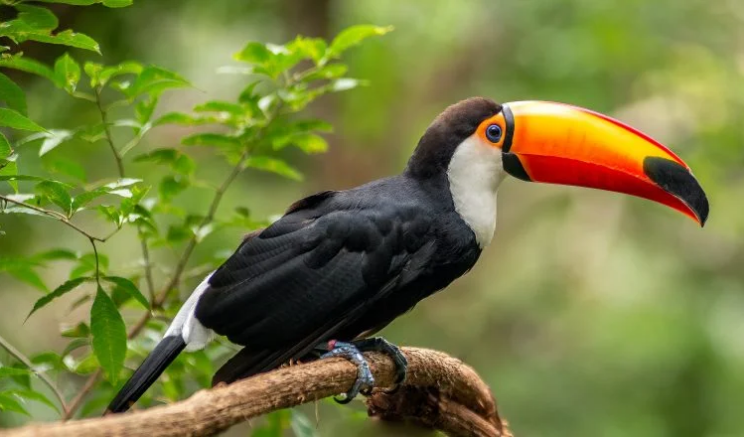
#> input picture src/equalizacao_histogramas/assets/passaro.png, 744 x 437 px
$ python especificacao_direta.py
#> lines starting #> are read from the running program, lines starting #| are printed output that depends on the picture
from PIL import Image
import numpy as np
import matplotlib.pyplot as plt

def especificacao_histograma(imagem, histograma_alvo):
    # Converte a imagem Pillow para um array NumPy
    imagem_array_np = np.array(imagem)

    # Calcula o histograma da imagem de entrada
    histograma = np.histogram(imagem_array_np.flatten(), 256, [0, 256])[0]

    # Calcula a função de distribuição acumulativa (CDF) do histograma de entrada
    cdf = histograma.cumsum()

    # Normaliza a CDF para estar no intervalo [0, 1]
    cdf_normalizado = cdf / cdf.max()

    # Calcula a CDF do histograma alvo e o normaliza.
    cdf_alvo = histograma_alvo.cumsum()
    cdf_alvo_normalizado = cdf_alvo / cdf_alvo.max()

    # Mapeia os valores de intensidade de pixel usando a CDF
    valores_mapeados = np.interp(cdf_normalizado, cdf_alvo_normalizado, range(256))

    # Aplica a transformação aos pixels da imagem
    imagem_equalizada = np.interp(imagem_array_np.flatten(), range(256), valores_mapeados)

    # Remodela a imagem equalizada de volta ao formato original
    imagem_equalizada = imagem_equalizada.reshape(imagem_array_np.shape)

    # Converte o array NumPy de volta para uma imagem Pillow
    imagem_equalizada_pil = Image.fromarray(imagem_equalizada.astype(np.uint8))

    return imagem_equalizada_pil

# Carrega a imagem de entrada usando a Pillow e o converte para cinza.
imagem_entrada = Image.open('assets/passaro.png').convert('L')
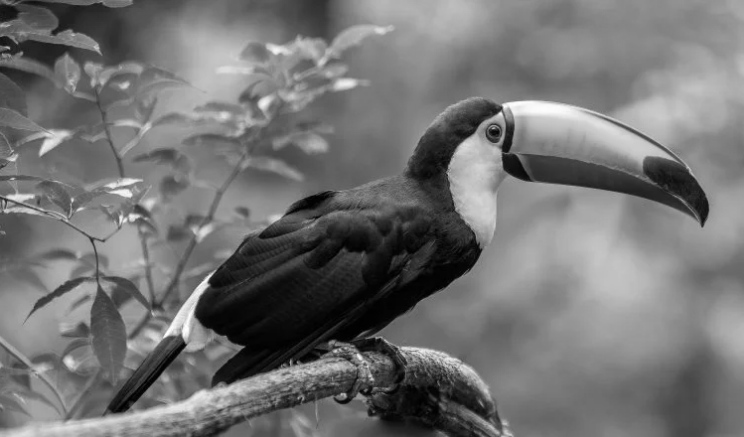
#> imagem_entrada: PIL image 744x437 L; min 0, max 254, mean 114.7

# Define o histograma alvo desejado (pode ser obtido de outra imagem)
imagem_alvo = Image.open('assets/cidade.jpg').convert('L')
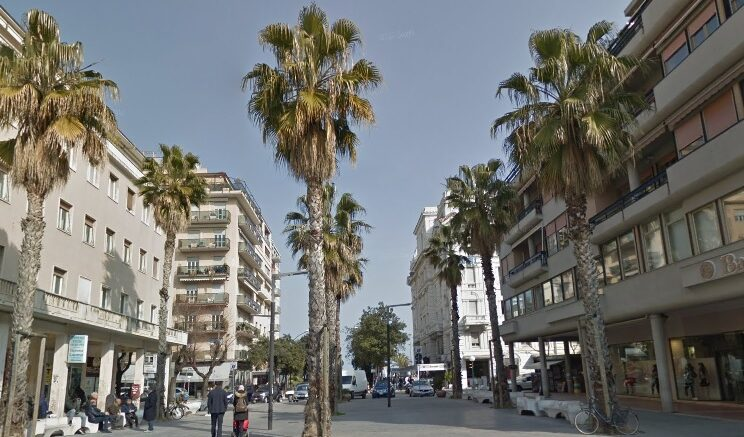
#> input picture src/equalizacao_histogramas/assets/cidade.jpg, 744 x 437 px
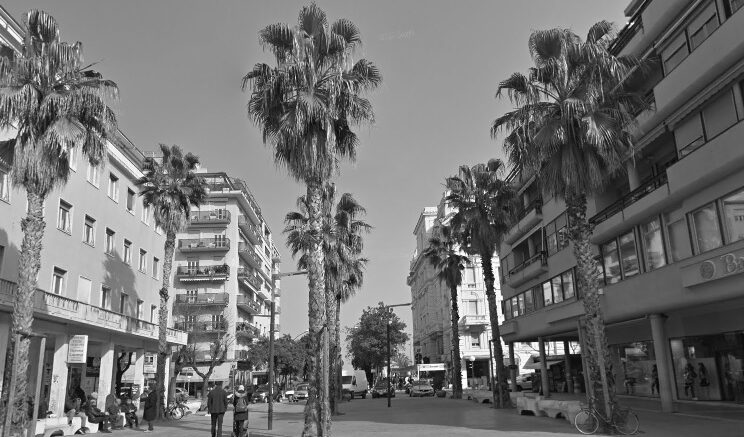
#> imagem_alvo: PIL image 744x437 L; min 1, max 255, mean 113.8
histograma_ideal = np.histogram(np.array(imagem_alvo).flatten(), 256, [0, 256])[0]
#> histograma_ideal = 256 values, max 3850 at index 147, min 0 at index 0, mean 1270

# Aplica a especificação direta de histograma
imagem_saida = especificacao_histograma(imagem_entrada, histograma_ideal)
#> in especificacao_histograma, `histograma = np.histogram(imagem_array_np.flatten(), 256, [0, 256])[0]`: histograma = 256 values, max 3720 at index 134, min 0 at index 255, mean 1270
#> in especificacao_histograma, `cdf = histograma.cumsum()`: cdf = 256 values from 39 to 325128
#> in especificacao_histograma, `cdf_normalizado = cdf / cdf.max()`: cdf_normalizado = 256 values from 0.00012 to 1
#> in especificacao_histograma, `cdf_alvo = histograma_alvo.cumsum()`: cdf_alvo = 256 values from 0 to 325128
#> in especificacao_histograma, `cdf_alvo_normalizado = cdf_alvo / cdf_alvo.max()`: cdf_alvo_normalizado = 256 values from 0 to 1
#> in especificacao_histograma, `valores_mapeados = np.interp(cdf_normalizado, cdf_alvo_normalizado, ra..`: valores_mapeados = 256 values from 5.56 to 255
#> in especificacao_histograma, `imagem_equalizada = imagem_equalizada.reshape(imagem_array_np.shape)`:
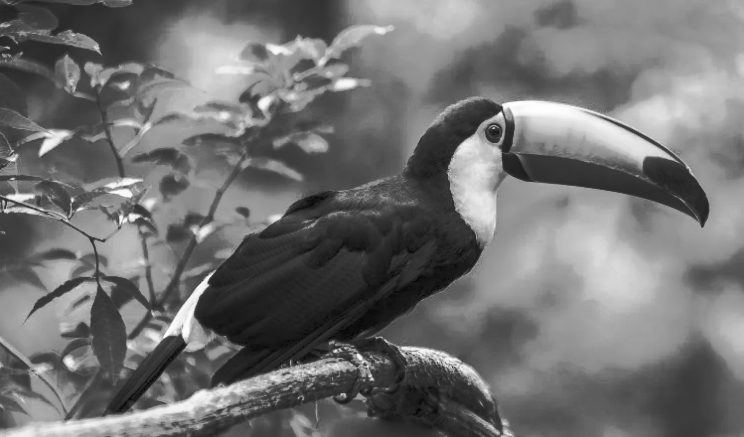
#> imagem_equalizada: shape (437, 744) float64; min 5.56, max 255, mean 113.9

# Mostra os histogramas
plt.subplot(131)
plt.plot(imagem_entrada.histogram())
plt.title("Histograma original")

plt.subplot(132)
plt.plot(imagem_alvo.histogram())
plt.title("Histograma alvo")

plt.subplot(133)
plt.plot(imagem_saida.histogram())

plt.suptitle("Histogramas da especificação direta de imagens")
plt.show()
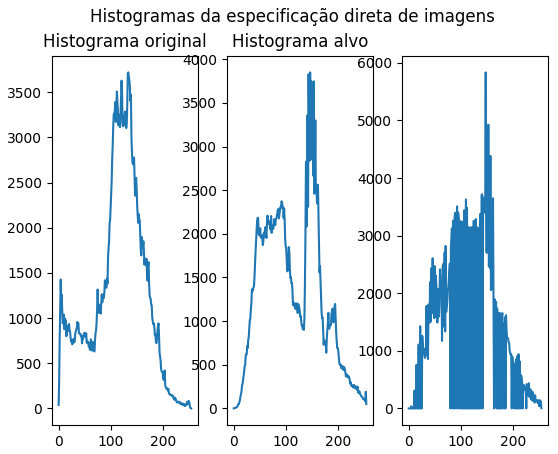
#> figure drawn by matplotlib, 3 panels; panel 1: curve peaks at x = 134, y = 3720; panel 2: curve peaks at x = 147, y = 3850; panel 3: curve peaks at x = 148, y = 5835

# Mostra as imagens
plt.subplot(121).axis('off')
plt.imshow(imagem_entrada, cmap='gray')
plt.title('Imagem original')

plt.subplot(122).axis('off')
plt.imshow(imagem_saida, cmap='gray')
plt.title('Imagem especificada')

plt.show()
